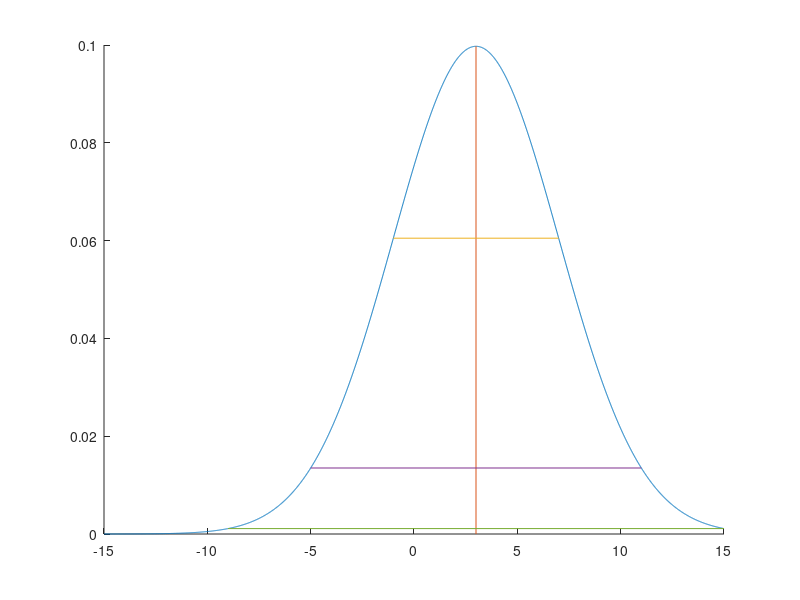

This chart was generated by the following MATLAB code:
close all;
clear all;

L = 15; % semi-width of interval
dx = 0.01; % distance between successive points
x = -L: dx : L; % sample points

mu = 3; % mean
sig = 4; % standard deviation
C = sig^2; % variance

g = exp( -0.5*(x-mu).*C^(-1).*(x-mu) ) / (sqrt(2*pi)*sqrt(C));

g0 = 1/ (sqrt(2*pi)*sqrt(C)); % value at x = mu, or 0 standard deviations
g1 = exp( -0.5 ) * g0; % value at 1 standard deviation
g2 = exp( -0.5*2^2 ) * g0; % value at 2 standard deviations
g3 = exp( -0.5*3^2 ) * g0; % value at 3 standard deviations

%%
s0 = sum( g.* dx ) % area under curve

i = abs(x) <= sig;
s1 = sum( g(i).*dx ) / s0
i = abs(x) <= 2*sig;
s2 = sum( g(i).*dx ) / s0
i = abs(x) <= 3*sig;
s3 = sum( g(i).*dx ) / s0

%% visualise

figure
hold on;
plot( x, g );
plot( [mu mu], [0 g0] );
plot( mu+[-sig sig], [g1 g1] );
plot( mu+2*[-sig sig], [g2 g2] );
plot( mu+3*[-sig sig], [g3 g3] );